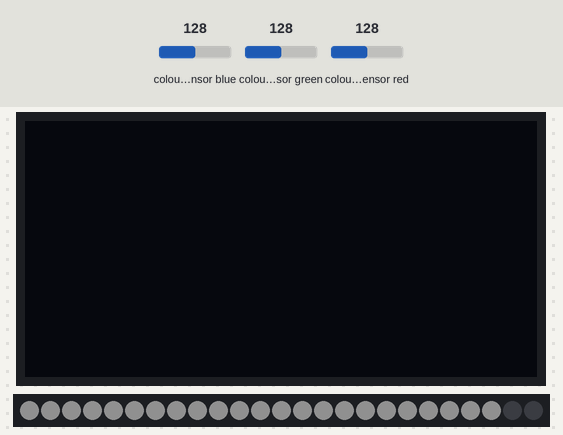
The sketch below on a simulated Arduino Uno, built with avr-gcc and run on an emulated ATmega328P. Shown: 128×64 one-colour display, 25 RGB LEDs in strip order, left to right. The test bench sets the inputs (shaded band); at power-on: colour sensor blue 128, colour sensor green 128, colour sensor red 128. Dim RGB values are drawn brighter than linear; what the sketch prints to the serial monitor is not drawn.

Above: at 3.28 s.
3.3 s: colour sensor blue set to 5
At 10.2 s:
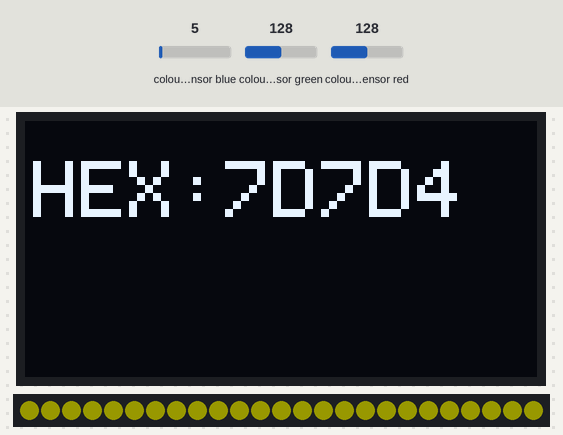
10.5 s: colour sensor green set to 5
At 16.9 s:
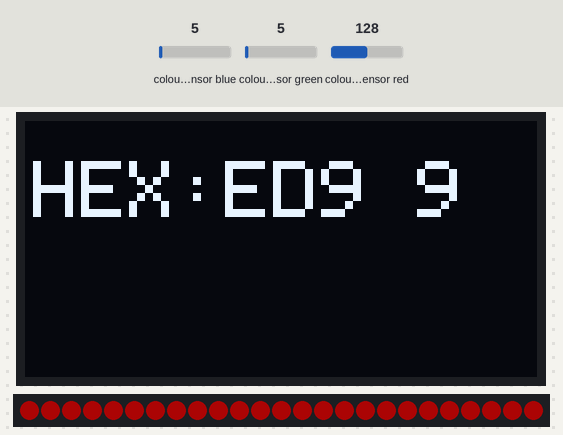
17.7 s: colour sensor blue set to 250
At 23.6 s:
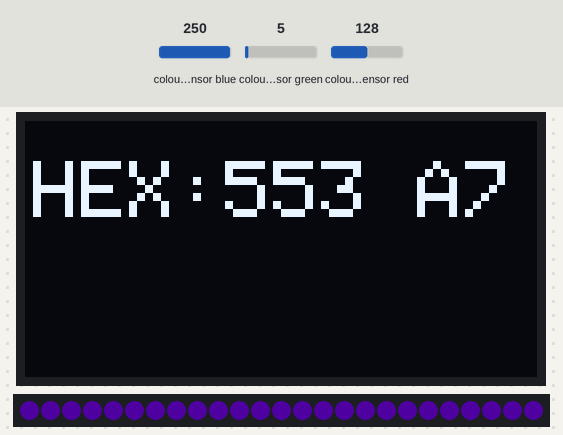
24.9 s: colour sensor red set to 191
At 30.4 s:
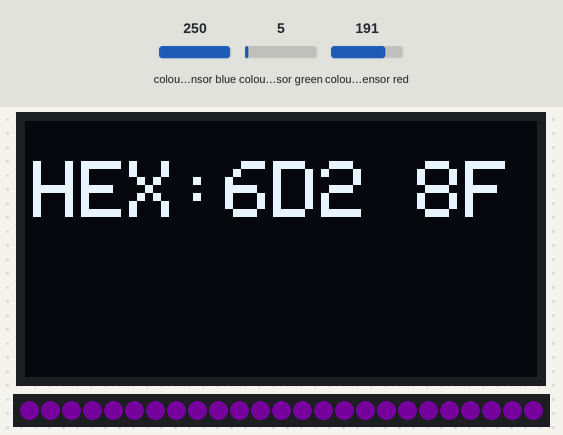
32.1 s: colour sensor green set to 64
At 35.9 s:
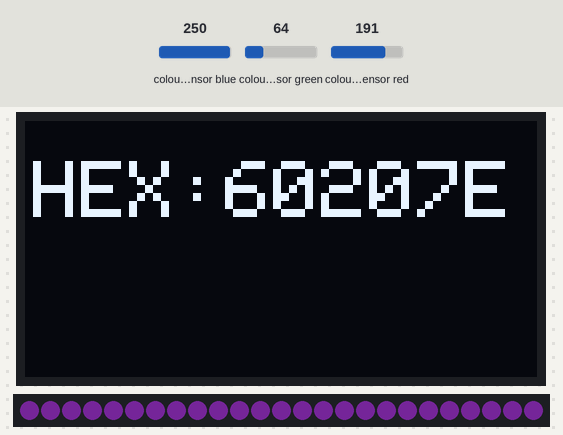
39.3 s: colour sensor red set to 5
At 42.7 s:
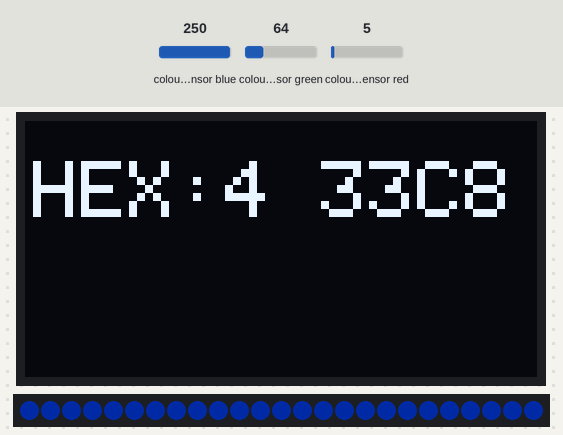

The sketch:

C6_ColorSensor_andOLED_Neo.ino
```cpp
#include <Wire.h>                  //include Wire.h to be able to communicate through I2C on Arduino board
#include "Adafruit_TCS34725.h"     //Colour sensor library
#include "Adafruit_GFX.h"
#include "Adafruit_SSD1306.h"
#include "Adafruit_NeoPixel.h"

//Create colour sensor object declaration, to see effects of different integration time and gain
//settings, check the datatsheet of the Adafruit TCS34725.
Adafruit_TCS34725 tcs = Adafruit_TCS34725(TCS34725_INTEGRATIONTIME_50MS, TCS34725_GAIN_4X);

#define SCREEN_WIDTH 128 // OLED display width,  in pixels
#define SCREEN_HEIGHT 64 // OLED display height, in pixels

#define LED_PIN    10
#define LED_COUNT 25

Adafruit_NeoPixel strip(LED_COUNT, LED_PIN, NEO_GRB + NEO_KHZ800);

// declare an SSD1306 display object connected to I2C
Adafruit_SSD1306 oled(SCREEN_WIDTH, SCREEN_HEIGHT, &Wire, -1);

void setup() {
  Serial.begin(9600);

  // initialize OLED display with address 0x3C for 128x64
  if (!oled.begin(SSD1306_SWITCHCAPVCC, 0x3C)) {
    Serial.println(F("SSD1306 allocation failed"));
    while (true);
  }
  delay(2000);         // wait for initializing
  oled.clearDisplay(); // clear display

  //Start-up colour sensor
  if (tcs.begin()) {
    Serial.println("Found sensor");
  } else {
    Serial.println("No TCS34725 found ... check your connections");
    while (1); // halt!
  }

  strip.begin();           // INITIALIZE NeoPixel strip object (REQUIRED)
  strip.show();            // Turn OFF all pixels ASAP
  strip.setBrightness(50); // Set BRIGHTNESS to about 1/5 (max = 255)

}

void loop() {

  uint16_t clear, red, green, blue;

  //Collect raw data from integrated circuit using interrupts
  tcs.setInterrupt(false);      // turn on LED

  delay(60);  // takes 50ms to read

  tcs.getRawData(&red, &green, &blue, &clear);
  tcs.setInterrupt(true);  // turn off LED

  // Figure out some basic hex code for visualization
  uint32_t sum = clear;
  float r, g, b;
  r = red;
  r /= sum;
  g = green;
  g /= sum;
  b = blue;
  b /= sum;
  r *= 256; g *= 256; b *= 256;

  Serial.print("HEX: \t");
  Serial.print((int)r, HEX); Serial.print((int)g, HEX); Serial.print((int)b, HEX);

  Serial.print("\t \t RGB: \t");
  Serial.print((int)r );
  Serial.print(" ");
  Serial.print((int)g);
  Serial.print(" ");
  Serial.println((int)b );
  Serial.println();

  colorWipe(strip.Color(r, g, b), 50);

  oled.clearDisplay();          // clear displa
  oled.setTextSize(2);          // text size
  oled.setTextColor(WHITE);     // text color
  oled.setCursor(2, 10);        // position to display
  oled.println("HEX:");
  oled.setCursor(50, 10);        // position to display
  oled.println((int)r, HEX);
  oled.setCursor(74, 10);        // position to display
  oled.println((int)g, HEX);
  oled.setCursor(98, 10);        // position to display
  oled.println((int)b, HEX);     // text to display
  oled.display();                // show on OLED

  delay(5000);

}

void colorWipe(uint32_t color, int wait) {
  for(int i=0; i<strip.numPixels(); i++) { // For each pixel in strip...
    strip.setPixelColor(i, color);         //  Set pixel's color (in RAM)
    strip.show();                          //  Update strip to match
    delay(wait);                           //  Pause for a moment
  }
}
```
